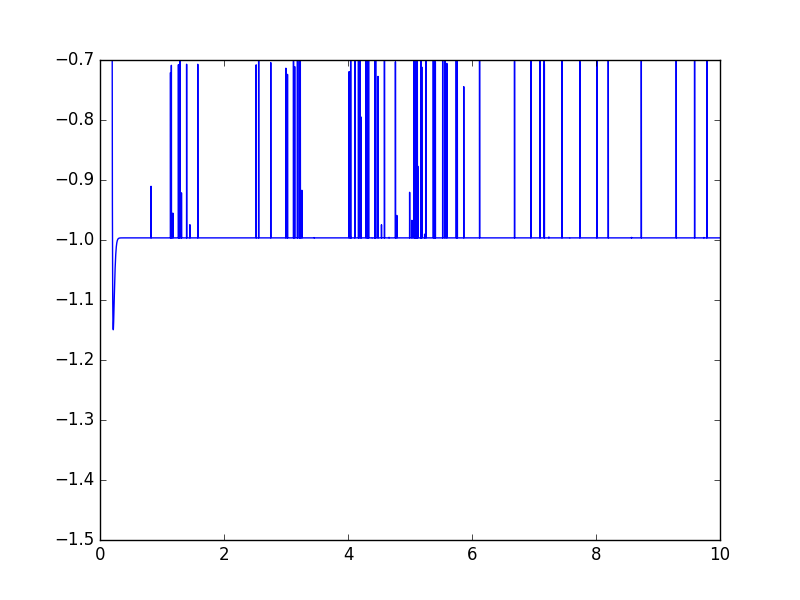

Write Python code to recreate this figure.
import numpy as np
import matplotlib.pyplot as plt

x=np.loadtxt('cis.dat',usecols=[0])
y=np.loadtxt('cis.dat',usecols=[1])
plt.plot(x,y)
plt.ylim(-1.5,-0.7)
plt.savefig('see.png')
plt.close()
